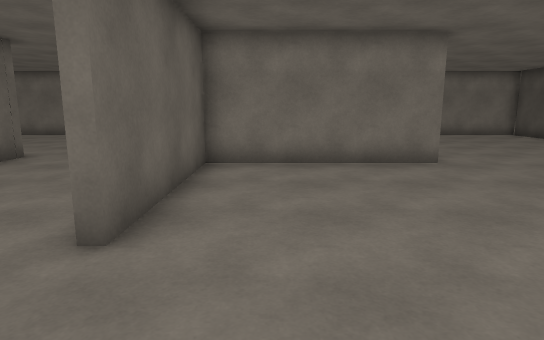
[1] (above)

22 first-person views from a walk through a scene from a Unity 3-D project. The camera is 1.4 m above the floor, tilts 10° down and sees 75° across. The floor is counted in squares, 1 m on a side. Each view is taken from the middle of a square. On the plan, view 1 faces up. The plan holds only what a view shows up to about 15 squares ahead; the rest is blank. The place goes on beyond the plan. The player character is not drawn.

[2]
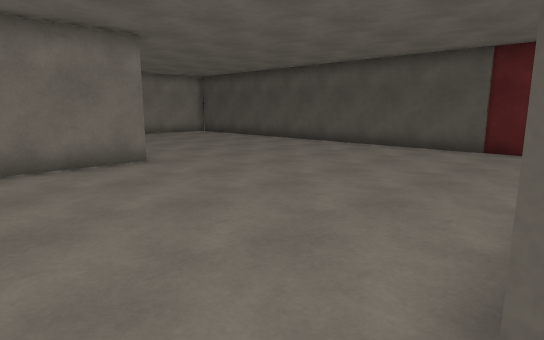

[3]
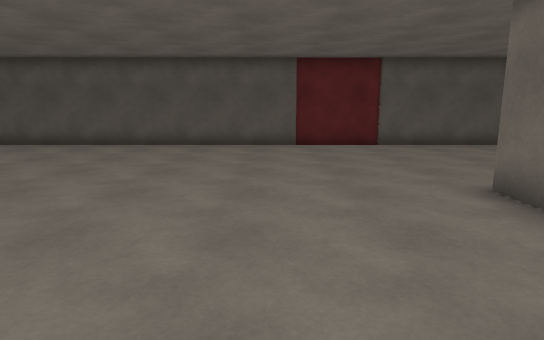

[4]
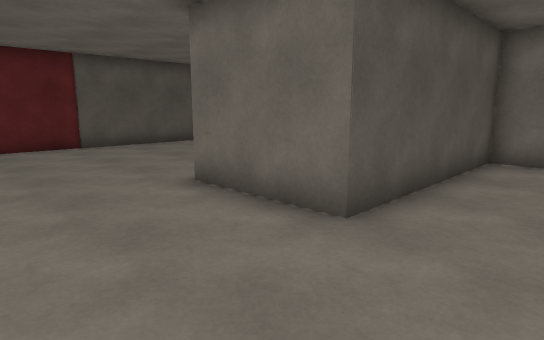

[5]
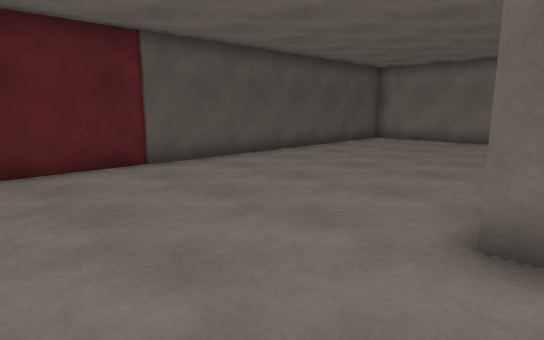

[6]
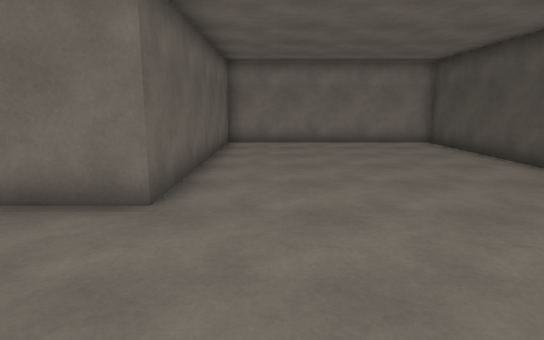

[7]
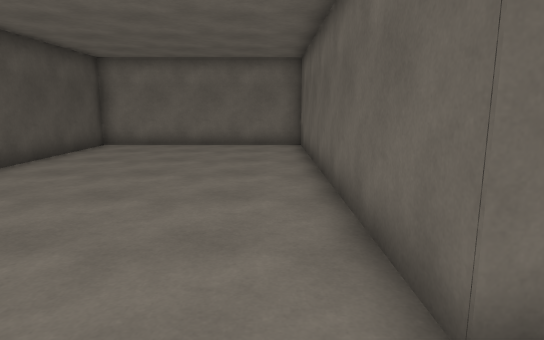

[8]
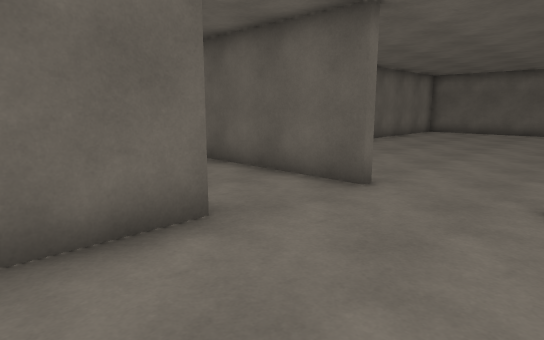

[9]
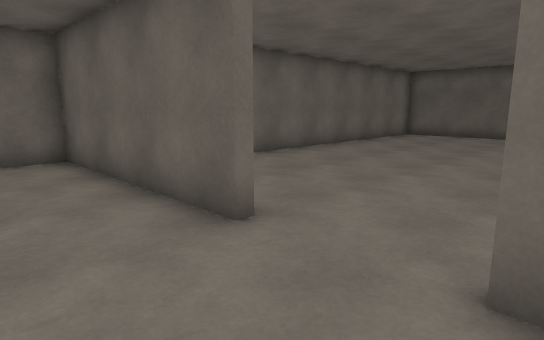

[10]
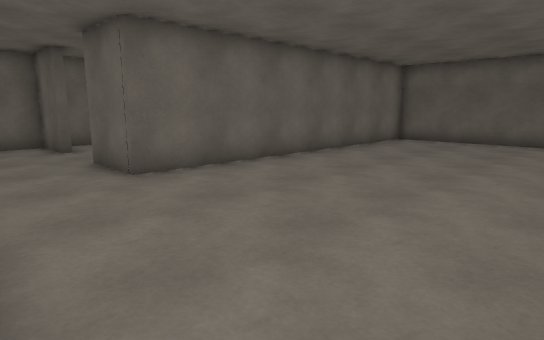

[11]
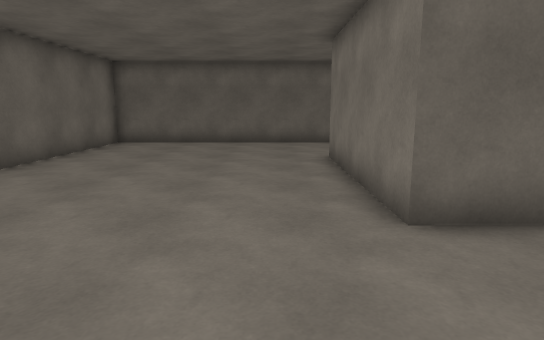

[12]
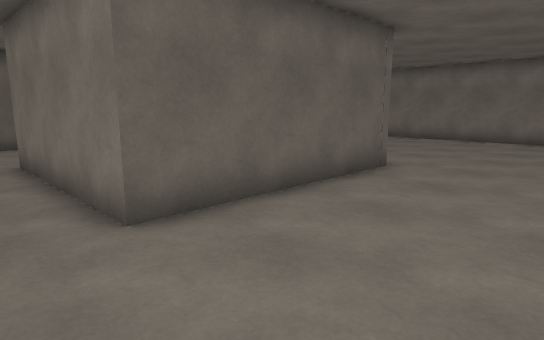

[13]
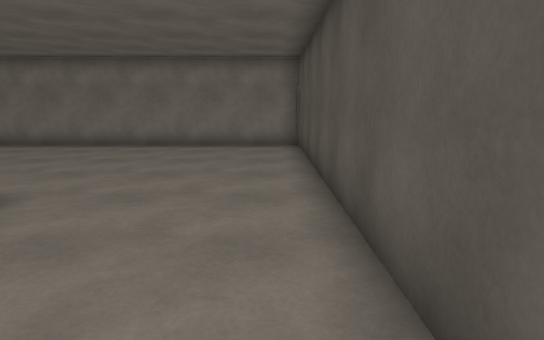

[14]
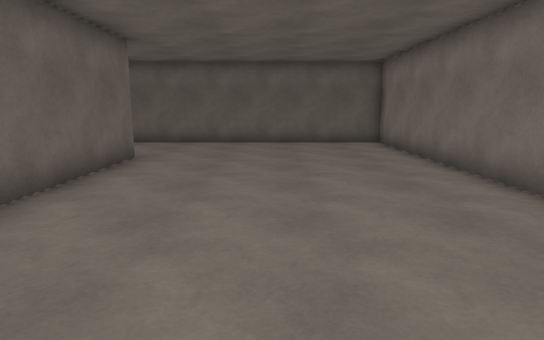

[15]
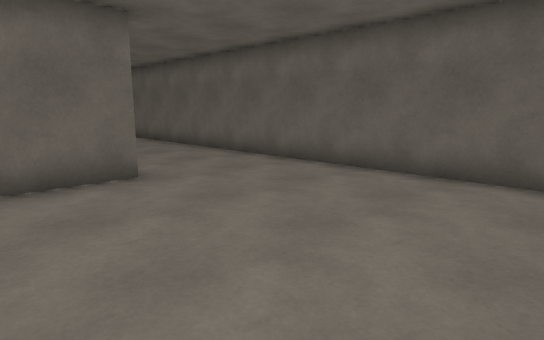

[16]
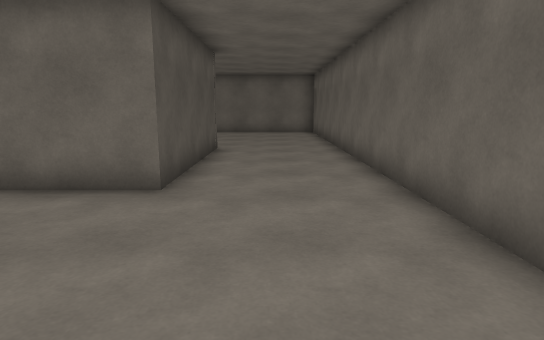

[17]
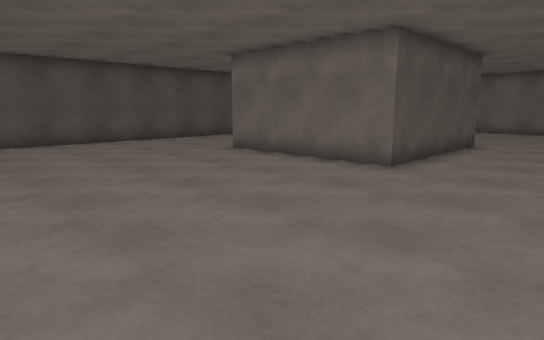

[18]
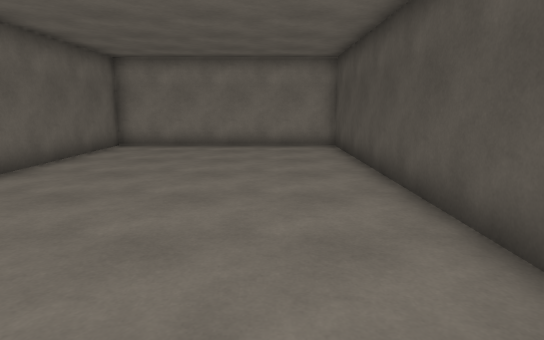

[19]
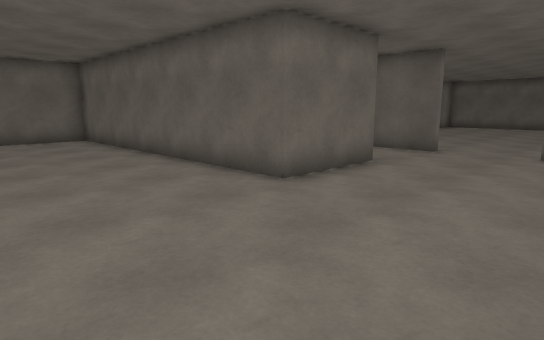

[20]
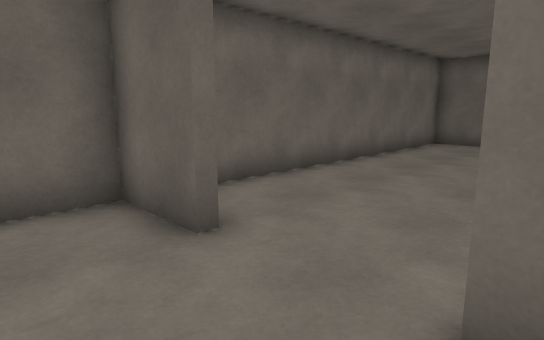

[21]
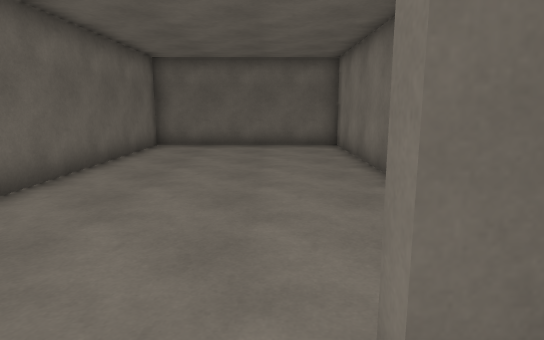

[22]
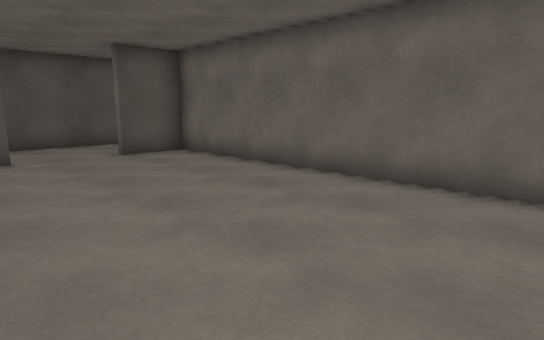

### Floor plan
Points are (right, up) in squares from view 1. A wall is a line through its corners. A room is listed if a view was taken in it or the views show most of it. See-through windows are left out.
Room 1 (views 1, 2, 3, 4, 5, 6, 7, 8, 9, 18, 19)
walls: (-1.7, 0.7) (-1.7, -6.2) (1.4, -6.2) (1.4, 0.2) (4.9, 0.2) (4.9, -11.3) (12.4, -11.3) (12.4, 18.4) (4.2, 18.4) (4.2, 9) (-1.7, 9) (-1.7, 3.4)
ways out: opening at (-2, 2) to room 2; gap at (13, 18)
Room 2 (views 10, 11, 12, 13, 14, 15, 16, 17, 20, 21)
walls: (-7.1, 10.1) (-7.1, 3.6) (-13.1, 3.6) (-13.1, 10.1) (-7.1, 10.1); (-2, 6.1) (-2, 18.4) (-17.4, 18.4) (-17.4, -4.2) (-5.1, -4.2) (-5.1, -6.5); (-2.1, 0.7) (-1.7, 0.7)
ways out: opening at (-2, 2) to room 1; opening at (-3.5, -7) to room 3
Room 3 (view 22)
walls: (-11.4, -4.5) (-17.4, -4.5) (-17.4, -11.3) (-5.4, -11.3) (-5.4, -9.3) (-5.1, -9.3) (-5.1, -11.3) (-3.6, -11.3); (-5.1, -6.5) (-5.5, -6.5); (-2, -10.6) (-2, -7)
ways out: opening at (-3.5, -7) to room 2

Positions as (right, up) in squares from view 1, and headings:
1: (0, 0), facing up
2: (0, 0), facing up-right
3: (-1, 4), facing right
4: (-1, 4), facing down-right
5: (4, 4), facing down-right
6: (6, 4), facing up
7: (6, 2), facing down
8: (4, 4), facing down-left
9: (1, 4), facing down-left
10: (-2, 3), facing down-left
11: (-3, 2), facing left
12: (-3, 2), facing up-left
13: (-3, 5), facing up
14: (-3, 14), facing left
15: (-10, 17), facing down-left
16: (-15, 16), facing down
17: (-17, 18), facing down-right
18: (10, 5), facing up
19: (10, 5), facing down-left
20: (-3, -6), facing down-left
21: (-4, -7), facing left
22: (-16, -5), facing down-right
